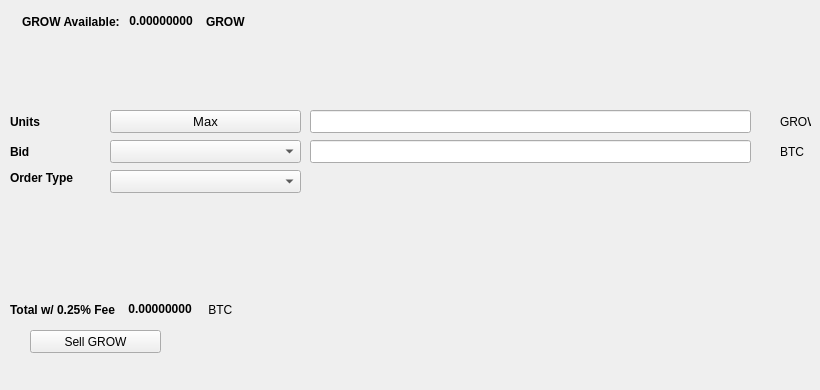
   <widget class="QWidget" name="SellTab">
    <attribute name="title">
     <string>Sell</string>
    </attribute>
    <widget class="QLabel" name="label_16">
     <property name="geometry">
      <rect>
       <x>780</x>
       <y>140</y>
       <width>31</width>
       <height>23</height>
      </rect>
     </property>
     <property name="text">
      <string>BTC</string>
     </property>
    </widget>
    <widget class="QComboBox" name="SellBidcomboBox">
     <property name="geometry">
      <rect>
       <x>110</x>
       <y>140</y>
       <width>191</width>
       <height>23</height>
      </rect>
     </property>
     <property name="font">
      <font>
       <pointsize>10</pointsize>
      </font>
     </property>
    </widget>
    <widget class="QLabel" name="label_18">
     <property name="geometry">
      <rect>
       <x>10</x>
       <y>110</y>
       <width>46</width>
       <height>23</height>
      </rect>
     </property>
     <property name="font">
      <font>
       <weight>75</weight>
       <bold>true</bold>
      </font>
     </property>
     <property name="text">
      <string>Units</string>
     </property>
    </widget>
    <widget class="QPushButton" name="Sell_Max_Amount">
     <property name="geometry">
      <rect>
       <x>110</x>
       <y>110</y>
       <width>191</width>
       <height>23</height>
      </rect>
     </property>
     <property name="font">
      <font>
       <pointsize>10</pointsize>
      </font>
     </property>
     <property name="text">
      <string>Max</string>
     </property>
    </widget>
    <widget class="QLabel" name="label_20">
     <property name="geometry">
      <rect>
       <x>10</x>
       <y>170</y>
       <width>91</width>
       <height>16</height>
      </rect>
     </property>
     <property name="font">
      <font>
       <weight>75</weight>
       <bold>true</bold>
      </font>
     </property>
     <property name="text">
      <string>Order Type</string>
     </property>
    </widget>
    <widget class="QComboBox" name="SellOrdertypeCombo">
     <property name="geometry">
      <rect>
       <x>110</x>
       <y>170</y>
       <width>191</width>
       <height>23</height>
      </rect>
     </property>
     <property name="font">
      <font>
       <pointsize>10</pointsize>
      </font>
     </property>
    </widget>
    <widget class="QLabel" name="label_21">
     <property name="geometry">
      <rect>
       <x>10</x>
       <y>140</y>
       <width>46</width>
       <height>23</height>
      </rect>
     </property>
     <property name="font">
      <font>
       <weight>75</weight>
       <bold>true</bold>
      </font>
     </property>
     <property name="text">
      <string>Bid</string>
     </property>
    </widget>
    <widget class="QLabel" name="label_22">
     <property name="geometry">
      <rect>
       <x>780</x>
       <y>110</y>
       <width>31</width>
       <height>23</height>
      </rect>
     </property>
     <property name="text">
      <string>GROW</string>
     </property>
    </widget>
    <widget class="QLineEdit" name="UnitsInputPIV">
     <property name="geometry">
      <rect>
       <x>310</x>
       <y>110</y>
       <width>441</width>
       <height>23</height>
      </rect>
     </property>
     <property name="font">
      <font>
       <pointsize>9</pointsize>
       <weight>75</weight>
       <bold>true</bold>
      </font>
     </property>
    </widget>
    <widget class="QLineEdit" name="SellBidPriceEdit">
     <property name="geometry">
      <rect>
       <x>310</x>
       <y>140</y>
       <width>441</width>
       <height>23</height>
      </rect>
     </property>
     <property name="font">
      <font>
       <pointsize>9</pointsize>
       <weight>75</weight>
       <bold>true</bold>
      </font>
     </property>
    </widget>
    <widget class="QPushButton" name="SellPIVBTN">
     <property name="geometry">
      <rect>
       <x>30</x>
       <y>330</y>
       <width>131</width>
       <height>23</height>
      </rect>
     </property>
     <property name="text">
      <string>Sell GROW</string>
     </property>
     <property name="icon">
      <iconset resource="../pivx">
       <normaloff>:/icons/bitcoin</normaloff>:/icons/bitcoin</iconset>
     </property>
    </widget>
    <widget class="QWidget" name="layoutWidget3">
     <property name="geometry">
      <rect>
       <x>22</x>
       <y>12</y>
       <width>258</width>
       <height>19</height>
      </rect>
     </property>
     <layout class="QHBoxLayout" name="horizontalLayout">
      <item>
       <widget class="QLabel" name="label232_2">
        <property name="font">
         <font>
          <weight>75</weight>
          <bold>true</bold>
         </font>
        </property>
        <property name="text">
         <string>GROW Available:</string>
        </property>
       </widget>
      </item>
      <item>
       <widget class="QLabel" name="PIVAvailableLabel">
        <property name="palette">
         <palette>
          <active>
           <colorrole role="WindowText">
            <brush brushstyle="SolidPattern">
             <color alpha="255">
              <red>0</red>
              <green>0</green>
              <blue>0</blue>
             </color>
            </brush>
           </colorrole>
           <colorrole role="Button">
            <brush brushstyle="SolidPattern">
             <color alpha="255">
              <red>0</red>
              <green>170</green>
              <blue>0</blue>
             </color>
            </brush>
           </colorrole>
           <colorrole role="Light">
            <brush brushstyle="SolidPattern">
             <color alpha="255">
              <red>0</red>
              <green>255</green>
              <blue>0</blue>
             </color>
            </brush>
           </colorrole>
           <colorrole role="Midlight">
            <brush brushstyle="SolidPattern">
             <color alpha="255">
              <red>0</red>
              <green>212</green>
              <blue>0</blue>
             </color>
            </brush>
           </colorrole>
           <colorrole role="Dark">
            <brush brushstyle="SolidPattern">
             <color alpha="255">
              <red>0</red>
              <green>85</green>
              <blue>0</blue>
             </color>
            </brush>
           </colorrole>
           <colorrole role="Mid">
            <brush brushstyle="SolidPattern">
             <color alpha="255">
              <red>0</red>
              <green>113</green>
              <blue>0</blue>
             </color>
            </brush>
           </colorrole>
           <colorrole role="Text">
            <brush brushstyle="SolidPattern">
             <color alpha="255">
              <red>0</red>
              <green>170</green>
              <blue>0</blue>
             </color>
            </brush>
           </colorrole>
           <colorrole role="BrightText">
            <brush brushstyle="SolidPattern">
             <color alpha="255">
              <red>255</red>
              <green>255</green>
              <blue>255</blue>
             </color>
            </brush>
           </colorrole>
           <colorrole role="ButtonText">
            <brush brushstyle="SolidPattern">
             <color alpha="255">
              <red>0</red>
              <green>0</green>
              <blue>0</blue>
             </color>
            </brush>
           </colorrole>
           <colorrole role="Base">
            <brush brushstyle="SolidPattern">
             <color alpha="255">
              <red>255</red>
              <green>255</green>
              <blue>255</blue>
             </color>
            </brush>
           </colorrole>
           <colorrole role="Window">
            <brush brushstyle="SolidPattern">
             <color alpha="255">
              <red>0</red>
              <green>170</green>
              <blue>0</blue>
             </color>
            </brush>
           </colorrole>
           <colorrole role="Shadow">
            <brush brushstyle="SolidPattern">
             <color alpha="255">
              <red>0</red>
              <green>0</green>
              <blue>0</blue>
             </color>
            </brush>
           </colorrole>
           <colorrole role="AlternateBase">
            <brush brushstyle="SolidPattern">
             <color alpha="255">
              <red>127</red>
              <green>212</green>
              <blue>127</blue>
             </color>
            </brush>
           </colorrole>
           <colorrole role="ToolTipBase">
            <brush brushstyle="SolidPattern">
             <color alpha="255">
              <red>255</red>
              <green>255</green>
              <blue>220</blue>
             </color>
            </brush>
           </colorrole>
           <colorrole role="ToolTipText">
            <brush brushstyle="SolidPattern">
             <color alpha="255">
              <red>0</red>
              <green>0</green>
              <blue>0</blue>
             </color>
            </brush>
           </colorrole>
          </active>
          <inactive>
           <colorrole role="WindowText">
            <brush brushstyle="SolidPattern">
             <color alpha="255">
              <red>0</red>
              <green>0</green>
              <blue>0</blue>
             </color>
            </brush>
           </colorrole>
           <colorrole role="Button">
            <brush brushstyle="SolidPattern">
             <color alpha="255">
              <red>0</red>
              <green>170</green>
              <blue>0</blue>
             </color>
            </brush>
           </colorrole>
           <colorrole role="Light">
            <brush brushstyle="SolidPattern">
             <color alpha="255">
              <red>0</red>
              <green>255</green>
              <blue>0</blue>
             </color>
            </brush>
           </colorrole>
           <colorrole role="Midlight">
            <brush brushstyle="SolidPattern">
             <color alpha="255">
              <red>0</red>
              <green>212</green>
              <blue>0</blue>
             </color>
            </brush>
           </colorrole>
           <colorrole role="Dark">
            <brush brushstyle="SolidPattern">
             <color alpha="255">
              <red>0</red>
              <green>85</green>
              <blue>0</blue>
             </color>
            </brush>
           </colorrole>
           <colorrole role="Mid">
            <brush brushstyle="SolidPattern">
             <color alpha="255">
              <red>0</red>
              <green>113</green>
              <blue>0</blue>
             </color>
            </brush>
           </colorrole>
           <colorrole role="Text">
            <brush brushstyle="SolidPattern">
             <color alpha="255">
              <red>0</red>
              <green>170</green>
              <blue>0</blue>
             </color>
            </brush>
           </colorrole>
           <colorrole role="BrightText">
            <brush brushstyle="SolidPattern">
             <color alpha="255">
              <red>255</red>
              <green>255</green>
              <blue>255</blue>
             </color>
            </brush>
           </colorrole>
           <colorrole role="ButtonText">
            <brush brushstyle="SolidPattern">
             <color alpha="255">
              <red>0</red>
              <green>0</green>
              <blue>0</blue>
             </color>
            </brush>
           </colorrole>
           <colorrole role="Base">
            <brush brushstyle="SolidPattern">
             <color alpha="255">
              <red>255</red>
              <green>255</green>
              <blue>255</blue>
             </color>
            </brush>
           </colorrole>
           <colorrole role="Window">
            <brush brushstyle="SolidPattern">
             <color alpha="255">
              <red>0</red>
              <green>170</green>
              <blue>0</blue>
             </color>
            </brush>
           </colorrole>
           <colorrole role="Shadow">
            <brush brushstyle="SolidPattern">
             <color alpha="255">
              <red>0</red>
              <green>0</green>
              <blue>0</blue>
             </color>
            </brush>
           </colorrole>
           <colorrole role="AlternateBase">
            <brush brushstyle="SolidPattern">
             <color alpha="255">
              <red>127</red>
              <green>212</green>
              <blue>127</blue>
             </color>
            </brush>
           </colorrole>
           <colorrole role="ToolTipBase">
            <brush brushstyle="SolidPattern">
             <color alpha="255">
              <red>255</red>
              <green>255</green>
              <blue>220</blue>
             </color>
            </brush>
           </colorrole>
           <colorrole role="ToolTipText">
            <brush brushstyle="SolidPattern">
             <color alpha="255">
              <red>0</red>
              <green>0</green>
              <blue>0</blue>
             </color>
            </brush>
           </colorrole>
          </inactive>
          <disabled>
           <colorrole role="WindowText">
            <brush brushstyle="SolidPattern">
             <color alpha="255">
              <red>0</red>
              <green>85</green>
              <blue>0</blue>
             </color>
            </brush>
           </colorrole>
           <colorrole role="Button">
            <brush brushstyle="SolidPattern">
             <color alpha="255">
              <red>0</red>
              <green>170</green>
              <blue>0</blue>
             </color>
            </brush>
           </colorrole>
           <colorrole role="Light">
            <brush brushstyle="SolidPattern">
             <color alpha="255">
              <red>0</red>
              <green>255</green>
              <blue>0</blue>
             </color>
            </brush>
           </colorrole>
           <colorrole role="Midlight">
            <brush brushstyle="SolidPattern">
             <color alpha="255">
              <red>0</red>
              <green>212</green>
              <blue>0</blue>
             </color>
            </brush>
           </colorrole>
           <colorrole role="Dark">
            <brush brushstyle="SolidPattern">
             <color alpha="255">
              <red>0</red>
              <green>85</green>
              <blue>0</blue>
             </color>
            </brush>
           </colorrole>
           <colorrole role="Mid">
            <brush brushstyle="SolidPattern">
             <color alpha="255">
              <red>0</red>
              <green>113</green>
              <blue>0</blue>
             </color>
            </brush>
           </colorrole>
           <colorrole role="Text">
            <brush brushstyle="SolidPattern">
             <color alpha="255">
              <red>0</red>
              <green>85</green>
              <blue>0</blue>
             </color>
            </brush>
           </colorrole>
           <colorrole role="BrightText">
            <brush brushstyle="SolidPattern">
             <color alpha="255">
              <red>255</red>
              <green>255</green>
              <blue>255</blue>
             </color>
            </brush>
           </colorrole>
           <colorrole role="ButtonText">
            <brush brushstyle="SolidPattern">
             <color alpha="255">
              <red>0</red>
              <green>85</green>
              <blue>0</blue>
             </color>
            </brush>
           </colorrole>
           <colorrole role="Base">
            <brush brushstyle="SolidPattern">
             <color alpha="255">
              <red>0</red>
              <green>170</green>
              <blue>0</blue>
             </color>
            </brush>
           </colorrole>
           <colorrole role="Window">
            <brush brushstyle="SolidPattern">
             <color alpha="255">
              <red>0</red>
              <green>170</green>
              <blue>0</blue>
             </color>
            </brush>
           </colorrole>
           <colorrole role="Shadow">
            <brush brushstyle="SolidPattern">
             <color alpha="255">
              <red>0</red>
              <green>0</green>
              <blue>0</blue>
             </color>
            </brush>
           </colorrole>
           <colorrole role="AlternateBase">
            <brush brushstyle="SolidPattern">
             <color alpha="255">
              <red>0</red>
              <green>170</green>
              <blue>0</blue>
             </color>
            </brush>
           </colorrole>
           <colorrole role="ToolTipBase">
            <brush brushstyle="SolidPattern">
             <color alpha="255">
              <red>255</red>
              <green>255</green>
              <blue>220</blue>
             </color>
            </brush>
           </colorrole>
           <colorrole role="ToolTipText">
            <brush brushstyle="SolidPattern">
             <color alpha="255">
              <red>0</red>
              <green>0</green>
              <blue>0</blue>
             </color>
            </brush>
           </colorrole>
          </disabled>
         </palette>
        </property>
        <property name="font">
         <font>
          <weight>75</weight>
          <bold>true</bold>
         </font>
        </property>
        <property name="text">
         <string> 0.00000000 </string>
        </property>
        <property name="textInteractionFlags">
         <set>Qt::LinksAccessibleByMouse|Qt::TextSelectableByKeyboard|Qt::TextSelectableByMouse</set>
        </property>
       </widget>
      </item>
      <item>
       <widget class="QLabel" name="labelPIV">
        <property name="font">
         <font>
          <weight>75</weight>
          <bold>true</bold>
         </font>
        </property>
        <property name="text">
         <string>GROW</string>
        </property>
       </widget>
      </item>
     </layout>
    </widget>
    <widget class="QWidget" name="layoutWidget">
     <property name="geometry">
      <rect>
       <x>10</x>
       <y>300</y>
       <width>268</width>
       <height>19</height>
      </rect>
     </property>
     <layout class="QHBoxLayout" name="horizontalLayout_2">
      <item>
       <widget class="QLabel" name="label_19">
        <property name="font">
         <font>
          <weight>75</weight>
          <bold>true</bold>
         </font>
        </property>
        <property name="text">
         <string>Total w/ 0.25% Fee </string>
        </property>
       </widget>
      </item>
      <item>
       <widget class="QLabel" name="SellCostLabel">
        <property name="palette">
         <palette>
          <active>
           <colorrole role="WindowText">
            <brush brushstyle="SolidPattern">
             <color alpha="255">
              <red>0</red>
              <green>0</green>
              <blue>0</blue>
             </color>
            </brush>
           </colorrole>
           <colorrole role="Button">
            <brush brushstyle="SolidPattern">
             <color alpha="255">
              <red>0</red>
              <green>170</green>
              <blue>0</blue>
             </color>
            </brush>
           </colorrole>
           <colorrole role="Light">
            <brush brushstyle="SolidPattern">
             <color alpha="255">
              <red>0</red>
              <green>255</green>
              <blue>0</blue>
             </color>
            </brush>
           </colorrole>
           <colorrole role="Midlight">
            <brush brushstyle="SolidPattern">
             <color alpha="255">
              <red>0</red>
              <green>212</green>
              <blue>0</blue>
             </color>
            </brush>
           </colorrole>
           <colorrole role="Dark">
            <brush brushstyle="SolidPattern">
             <color alpha="255">
              <red>0</red>
              <green>85</green>
              <blue>0</blue>
             </color>
            </brush>
           </colorrole>
           <colorrole role="Mid">
            <brush brushstyle="SolidPattern">
             <color alpha="255">
              <red>0</red>
              <green>113</green>
              <blue>0</blue>
             </color>
            </brush>
           </colorrole>
           <colorrole role="Text">
            <brush brushstyle="SolidPattern">
             <color alpha="255">
              <red>0</red>
              <green>170</green>
              <blue>0</blue>
             </color>
            </brush>
           </colorrole>
           <colorrole role="BrightText">
            <brush brushstyle="SolidPattern">
             <color alpha="255">
              <red>255</red>
              <green>255</green>
              <blue>255</blue>
             </color>
            </brush>
           </colorrole>
           <colorrole role="ButtonText">
            <brush brushstyle="SolidPattern">
             <color alpha="255">
              <red>0</red>
              <green>0</green>
              <blue>0</blue>
             </color>
            </brush>
           </colorrole>
           <colorrole role="Base">
            <brush brushstyle="SolidPattern">
             <color alpha="255">
              <red>255</red>
              <green>255</green>
              <blue>255</blue>
             </color>
            </brush>
           </colorrole>
           <colorrole role="Window">
            <brush brushstyle="SolidPattern">
             <color alpha="255">
              <red>0</red>
              <green>170</green>
              <blue>0</blue>
             </color>
            </brush>
           </colorrole>
           <colorrole role="Shadow">
            <brush brushstyle="SolidPattern">
             <color alpha="255">
              <red>0</red>
              <green>0</green>
              <blue>0</blue>
             </color>
            </brush>
           </colorrole>
           <colorrole role="AlternateBase">
            <brush brushstyle="SolidPattern">
             <color alpha="255">
              <red>127</red>
              <green>212</green>
              <blue>127</blue>
             </color>
            </brush>
           </colorrole>
           <colorrole role="ToolTipBase">
            <brush brushstyle="SolidPattern">
             <color alpha="255">
              <red>255</red>
              <green>255</green>
              <blue>220</blue>
             </color>
            </brush>
           </colorrole>
           <colorrole role="ToolTipText">
            <brush brushstyle="SolidPattern">
             <color alpha="255">
              <red>0</red>
              <green>0</green>
              <blue>0</blue>
             </color>
            </brush>
           </colorrole>
          </active>
          <inactive>
           <colorrole role="WindowText">
            <brush brushstyle="SolidPattern">
             <color alpha="255">
              <red>0</red>
              <green>0</green>
              <blue>0</blue>
             </color>
            </brush>
           </colorrole>
           <colorrole role="Button">
            <brush brushstyle="SolidPattern">
             <color alpha="255">
              <red>0</red>
              <green>170</green>
              <blue>0</blue>
             </color>
            </brush>
           </colorrole>
           <colorrole role="Light">
            <brush brushstyle="SolidPattern">
             <color alpha="255">
              <red>0</red>
              <green>255</green>
              <blue>0</blue>
             </color>
            </brush>
           </colorrole>
           <colorrole role="Midlight">
            <brush brushstyle="SolidPattern">
             <color alpha="255">
              <red>0</red>
              <green>212</green>
              <blue>0</blue>
             </color>
            </brush>
           </colorrole>
           <colorrole role="Dark">
            <brush brushstyle="SolidPattern">
             <color alpha="255">
              <red>0</red>
              <green>85</green>
              <blue>0</blue>
             </color>
            </brush>
           </colorrole>
           <colorrole role="Mid">
            <brush brushstyle="SolidPattern">
             <color alpha="255">
              <red>0</red>
              <green>113</green>
              <blue>0</blue>
             </color>
            </brush>
           </colorrole>
           <colorrole role="Text">
            <brush brushstyle="SolidPattern">
             <color alpha="255">
              <red>0</red>
              <green>170</green>
              <blue>0</blue>
             </color>
            </brush>
           </colorrole>
           <colorrole role="BrightText">
            <brush brushstyle="SolidPattern">
             <color alpha="255">
              <red>255</red>
              <green>255</green>
              <blue>255</blue>
             </color>
            </brush>
           </colorrole>
           <colorrole role="ButtonText">
            <brush brushstyle="SolidPattern">
             <color alpha="255">
              <red>0</red>
              <green>0</green>
              <blue>0</blue>
             </color>
            </brush>
           </colorrole>
           <colorrole role="Base">
            <brush brushstyle="SolidPattern">
             <color alpha="255">
              <red>255</red>
              <green>255</green>
              <blue>255</blue>
             </color>
            </brush>
           </colorrole>
           <colorrole role="Window">
            <brush brushstyle="SolidPattern">
             <color alpha="255">
              <red>0</red>
              <green>170</green>
              <blue>0</blue>
             </color>
            </brush>
           </colorrole>
           <colorrole role="Shadow">
            <brush brushstyle="SolidPattern">
             <color alpha="255">
              <red>0</red>
              <green>0</green>
              <blue>0</blue>
             </color>
            </brush>
           </colorrole>
           <colorrole role="AlternateBase">
            <brush brushstyle="SolidPattern">
             <color alpha="255">
              <red>127</red>
              <green>212</green>
              <blue>127</blue>
             </color>
            </brush>
           </colorrole>
           <colorrole role="ToolTipBase">
            <brush brushstyle="SolidPattern">
             <color alpha="255">
              <red>255</red>
              <green>255</green>
              <blue>220</blue>
             </color>
            </brush>
           </colorrole>
           <colorrole role="ToolTipText">
            <brush brushstyle="SolidPattern">
             <color alpha="255">
              <red>0</red>
              <green>0</green>
              <blue>0</blue>
             </color>
            </brush>
           </colorrole>
          </inactive>
          <disabled>
           <colorrole role="WindowText">
            <brush brushstyle="SolidPattern">
             <color alpha="255">
              <red>0</red>
              <green>85</green>
              <blue>0</blue>
             </color>
            </brush>
           </colorrole>
           <colorrole role="Button">
            <brush brushstyle="SolidPattern">
             <color alpha="255">
              <red>0</red>
              <green>170</green>
              <blue>0</blue>
             </color>
            </brush>
           </colorrole>
           <colorrole role="Light">
            <brush brushstyle="SolidPattern">
             <color alpha="255">
              <red>0</red>
              <green>255</green>
              <blue>0</blue>
             </color>
            </brush>
           </colorrole>
           <colorrole role="Midlight">
            <brush brushstyle="SolidPattern">
             <color alpha="255">
              <red>0</red>
              <green>212</green>
              <blue>0</blue>
             </color>
            </brush>
           </colorrole>
           <colorrole role="Dark">
            <brush brushstyle="SolidPattern">
             <color alpha="255">
              <red>0</red>
              <green>85</green>
              <blue>0</blue>
             </color>
            </brush>
           </colorrole>
           <colorrole role="Mid">
            <brush brushstyle="SolidPattern">
             <color alpha="255">
              <red>0</red>
              <green>113</green>
              <blue>0</blue>
             </color>
            </brush>
           </colorrole>
           <colorrole role="Text">
            <brush brushstyle="SolidPattern">
             <color alpha="255">
              <red>0</red>
              <green>85</green>
              <blue>0</blue>
             </color>
            </brush>
           </colorrole>
           <colorrole role="BrightText">
            <brush brushstyle="SolidPattern">
             <color alpha="255">
              <red>255</red>
              <green>255</green>
              <blue>255</blue>
             </color>
            </brush>
           </colorrole>
           <colorrole role="ButtonText">
            <brush brushstyle="SolidPattern">
             <color alpha="255">
              <red>0</red>
              <green>85</green>
              <blue>0</blue>
             </color>
            </brush>
           </colorrole>
           <colorrole role="Base">
            <brush brushstyle="SolidPattern">
             <color alpha="255">
              <red>0</red>
              <green>170</green>
              <blue>0</blue>
             </color>
            </brush>
           </colorrole>
           <colorrole role="Window">
            <brush brushstyle="SolidPattern">
             <color alpha="255">
              <red>0</red>
              <green>170</green>
              <blue>0</blue>
             </color>
            </brush>
           </colorrole>
           <colorrole role="Shadow">
            <brush brushstyle="SolidPattern">
             <color alpha="255">
              <red>0</red>
              <green>0</green>
              <blue>0</blue>
             </color>
            </brush>
           </colorrole>
           <colorrole role="AlternateBase">
            <brush brushstyle="SolidPattern">
             <color alpha="255">
              <red>0</red>
              <green>170</green>
              <blue>0</blue>
             </color>
            </brush>
           </colorrole>
           <colorrole role="ToolTipBase">
            <brush brushstyle="SolidPattern">
             <color alpha="255">
              <red>255</red>
              <green>255</green>
              <blue>220</blue>
             </color>
            </brush>
           </colorrole>
           <colorrole role="ToolTipText">
            <brush brushstyle="SolidPattern">
             <color alpha="255">
              <red>0</red>
              <green>0</green>
              <blue>0</blue>
             </color>
            </brush>
           </colorrole>
          </disabled>
         </palette>
        </property>
        <property name="font">
         <font>
          <weight>75</weight>
          <bold>true</bold>
         </font>
        </property>
        <property name="autoFillBackground">
         <bool>false</bool>
        </property>
        <property name="text">
         <string> 0.00000000</string>
        </property>
        <property name="textInteractionFlags">
         <set>Qt::LinksAccessibleByMouse|Qt::TextSelectableByMouse</set>
        </property>
       </widget>
      </item>
      <item>
       <widget class="QLabel" name="label_17">
        <property name="font">
         <font>
          <weight>50</weight>
          <bold>false</bold>
         </font>
        </property>
        <property name="text">
         <string> BTC</string>
        </property>
       </widget>
      </item>
     </layout>
    </widget>
    <widget class="QLabel" name="label_23">
     <property name="geometry">
      <rect>
       <x>460</x>
       <y>300</y>
       <width>281</width>
       <height>81</height>
      </rect>
     </property>
     <property name="text">
      <string/>
     </property>
     <property name="pixmap">
      <pixmap>:/images/bittrex</pixmap>
     </property>
    </widget>
   </widget>
